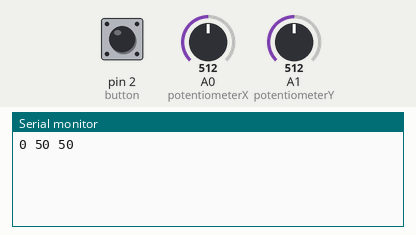
Recording of a sketch running on a simulated Arduino Uno, built with avr-gcc and run on an emulated ATmega328P. On the bench: the last lines printed to the serial monitor. Inputs (shaded band) come from the test bench; at power-on: pin 2 (button) LOW, A0 (potentiometerX) = 512, A1 (potentiometerY) = 512.

Above: at 1.2 s.
1.3 s: pin 2 (button) pulled HIGH for 0.15 s
At 2.5 s:
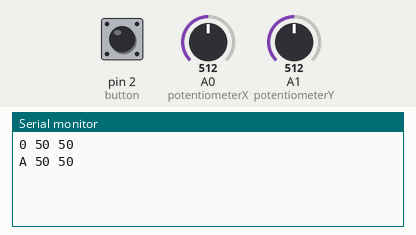
2.9 s: A0 (potentiometerX) set to 716
At 4.1 s:
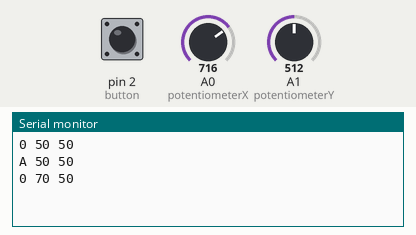
4.4 s: A1 (potentiometerY) set to 716
At 5.4 s:
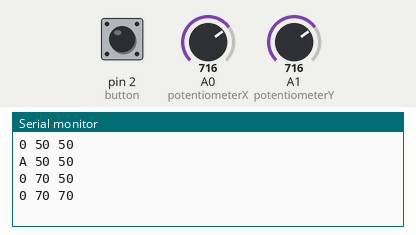
5.9 s: pin 2 (button) pulled HIGH for 1 s
At 6.7 s:
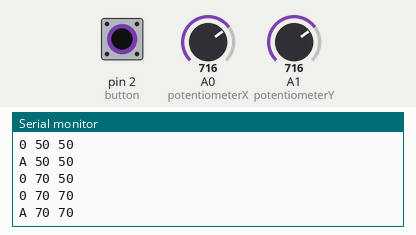
8.4 s: A0 (potentiometerX) set to 900
At 8.9 s:
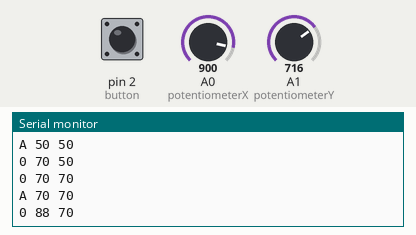
9.9 s: A1 (potentiometerY) set to 900
At 11.4 s:
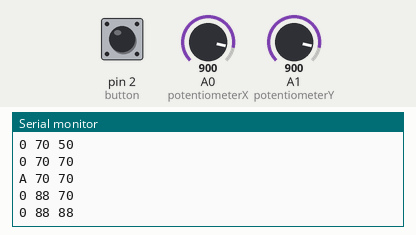
Timing chart, 0 to 12.4 s (numbered marks = the images above; inputs shaded):
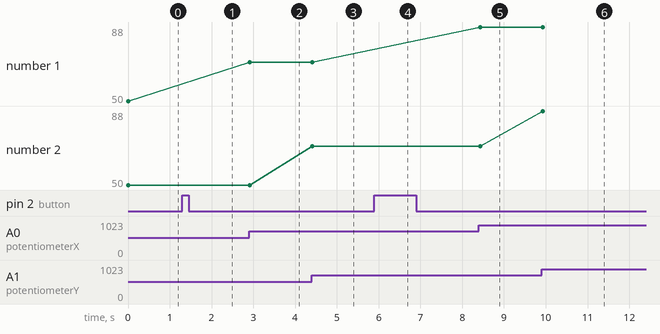

Measured:
- after the input at 1.3 s, the serial monitor: prints a new line at once (image 1)
- after the input at 2.9 s, the serial monitor: prints a new line at once (image 2)
- after the input at 4.4 s, the serial monitor: prints a new line at once (image 3)
- after the input at 5.9 s, the serial monitor: prints a new line at once (image 4)
- after the input at 8.4 s, the serial monitor: prints a new line at once (image 5)
- after the input at 9.9 s, the serial monitor: prints a new line at once (image 6)
- plotted number 1: 50 → 70 after the input at 2.9 s, 70 → 88 after the input at 8.4 s

The sketch:

sketch_arduino_two_potentiometer_btn.ino
```cpp
const int potentiometerX = A0;
const int potentiometerY = A1;
const int button = 2;
int percentX = 0;
int percentY = 0;
bool doSomething = false;

int prevPercentX = 0;
int prevPercentY = 0;

void setup() {
  // put your setup code here, to run once:
  Serial.begin(9600);
  pinMode(button, INPUT);
}

void loop() {
  // put your main code here, to run repeatedly:

  percentX = makePercent(analogRead(potentiometerX));
  percentY = makePercent(analogRead(potentiometerY));

  if (digitalRead(button) == HIGH && doSomething == false) {

    Serial.print('A');
    Serial.print(' ');
    Serial.print(percentX);
    Serial.print(' ');
    Serial.print(percentY);
    Serial.print(' ');
    Serial.println();
    doSomething = true;

  }

  if (digitalRead(button) == LOW) {
    doSomething = false;
  }


  if (percentX != prevPercentX || percentY != prevPercentY) {
    Serial.print('0');
    Serial.print(' ');
    Serial.print(percentX);
    Serial.print(' ');
    Serial.print(percentY);
    Serial.print(' ');
    Serial.println();
    prevPercentX = percentX;
    prevPercentY = percentY;
  }
  /*
    if (percentX != prevPercentX || percentY != prevPercentY) {
      Serial.println(percent);
      prevPercent = percent;
    }*/
  delay(100);

}

int makePercent (float value) {
  return round(value / 1024.00 * 100);
}
```
